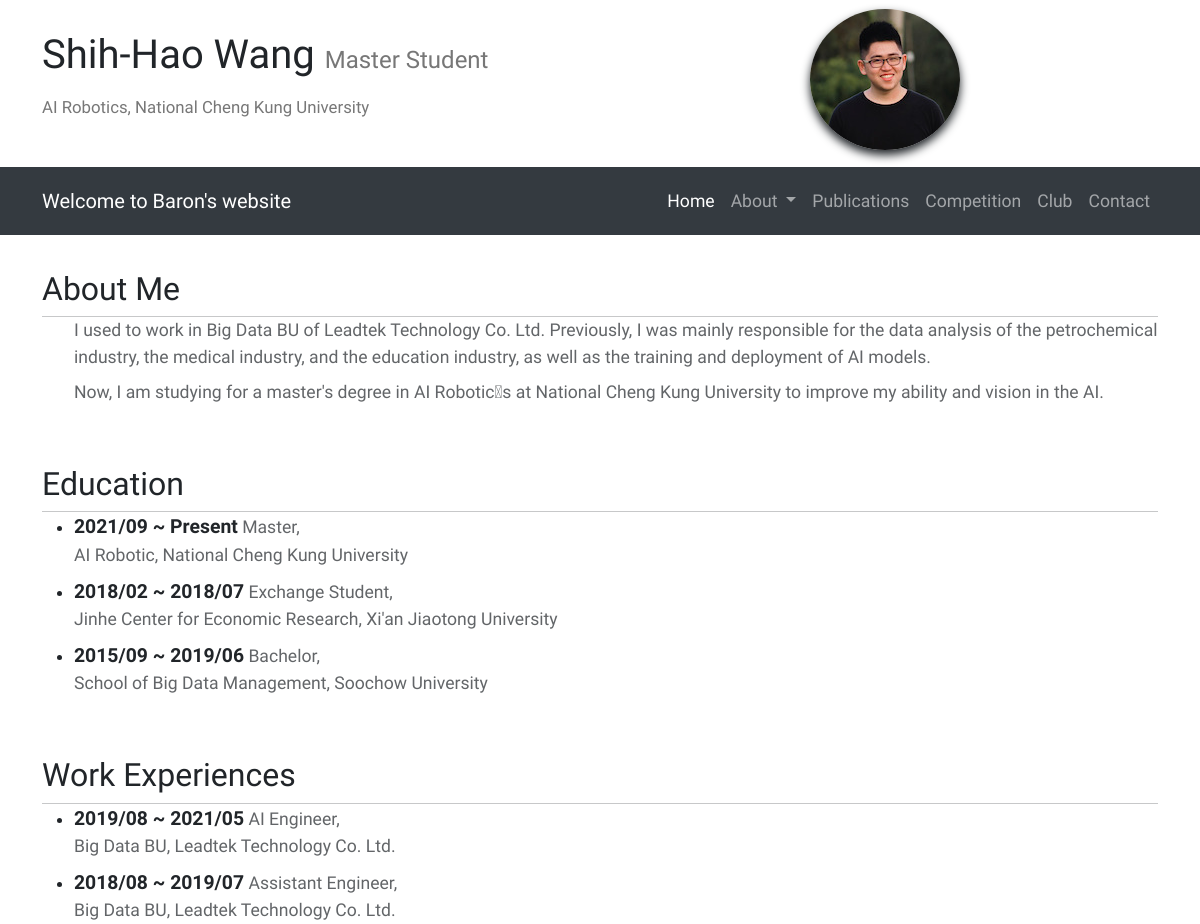
The app's page / (upper part), older data.
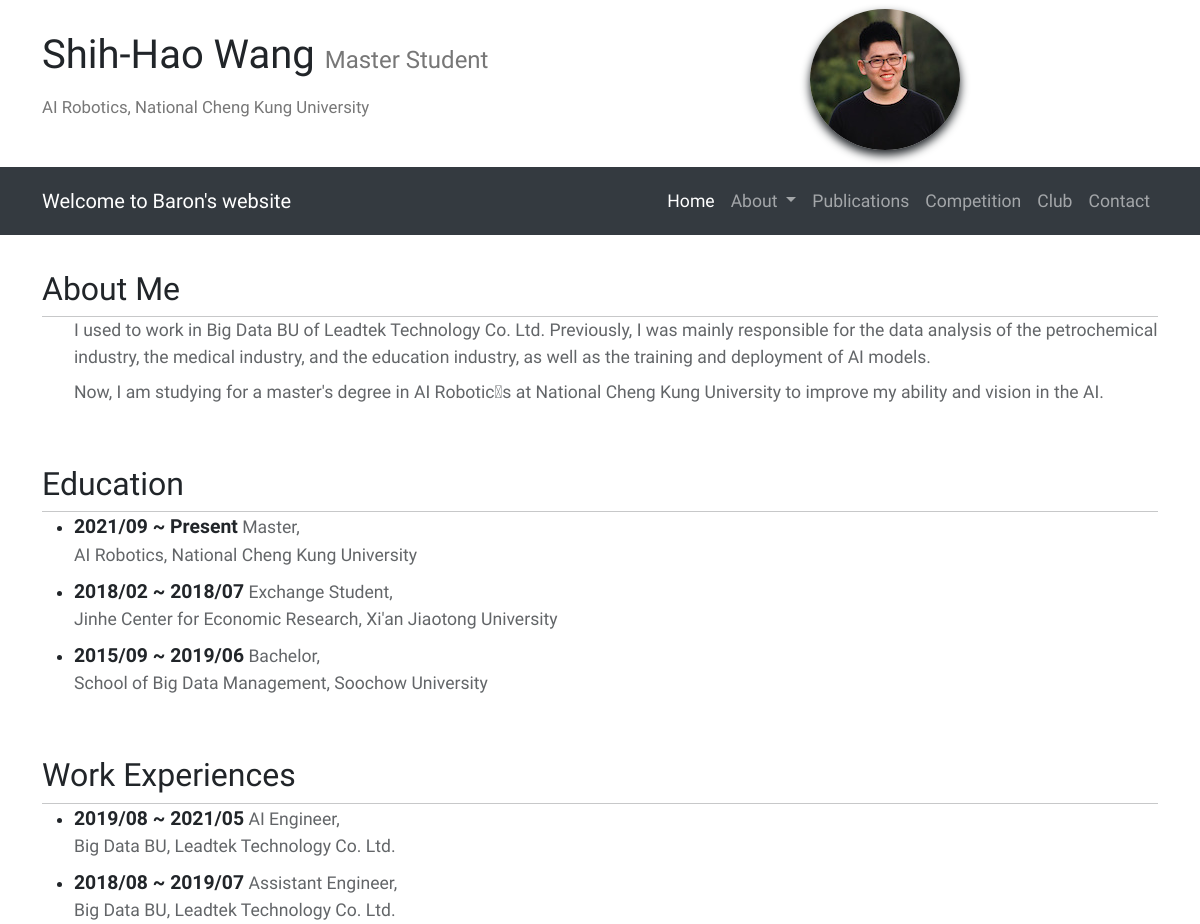
The same page, newer data.
### mainsite/models.py (models this page shows, shortened)
class Education(models.Model):
    DEGREES = (
        ('Bachelor', 'bachelor'),
        ('Master', 'master'),
        ('Exchange Student', 'exchange'),
    )
    school = models.CharField(max_length=30)
    degree = models.CharField(max_length=30, choices=DEGREES)
    start_year = models.IntegerField(default=2015)
    start_month = models.CharField(max_length=10, default="09")
    graduate_year = models.IntegerField(blank=True, null=True)
    graduate_month = models.CharField(max_length=10, blank=True, null=True)
    department = models.CharField(max_length=50)
    seq_id = models.IntegerField(unique=True)
    class Meta:
       ordering=['-seq_id']

### mainsite/views.py (the view)
# urls.py: path('', index),
@never_cache
def index(request):
    abouts = models.About.objects.all()
    educations = models.Education.objects.all()
    works = models.Work.objects.all()
    honors = models.Honor.objects.all()
    competitions = models.Competition.objects.all()
    publications = models.Publications.objects.all()
    now = datetime.now()
    format_now = now.strftime("%Y.%m")
    return render(request, 'index.html', locals())

### templates/index.html (shortened to what the changed rows need)
<!DOCTYPE html>
{% extends "base.html" %}
{% block content %}
    <div class="container">
        <div class="section" id="section_about">
            <div class="row">
                <div class="col-md-12">
                    <h2>
                        <span class='title'>About Me</span>
                    </h2>
                </div>
            </div>
        </div>
    </div>
    <div class="container">
        <div class="section" id="section_education">
            <div class="row">
                <div class="col-md-12">
                    <h2>
                        <span class='title'>Education</span>
                    </h2>
                    <div class="content" id="education">
                        <ul>
                            {% for e in educations%}
                            {% if e.graduate_year %}
                            <li> <span class='heightlight'>{{ e.start_year }}/{{ e.start_month }} ~ {{ e.graduate_year }}/{{ e.graduate_month }}</span>
                                 <span class="opacity07">{{ e.degree }},<br>{{ e.department }}, {{ e.school }}</span></li>
                            {% else %}
                            <li> <span class='heightlight'>{{ e.start_year }}/{{ e.start_month }} ~ Present</span>
                                <span class="opacity07">{{ e.degree }},<br>{{ e.department }}, {{ e.school }}</span></li>
                            {% endif %}
                            {% endfor %}
                        </ul>
                    </div>
                </div>
            </div>
        </div>
    </div>
    <div class="container">
        <div class="section" id="section_work">
            <div class="row">
                <div class="col-md-12">
                    <h2>
                        <span class='title'>Work Experiences</span>
                    </h2>
                </div>
            </div>
        </div>
    </div>
{% endblock %}

Row changes from the older to the newer data that the page shows:
changed Education "Master": department "AI Robotic" → "AI Robotics"
